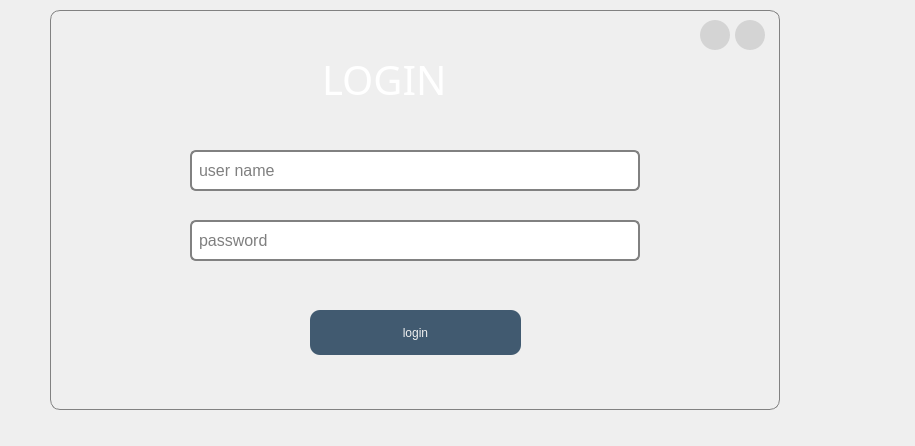
<?xml version="1.0" encoding="UTF-8"?>
<ui version="4.0">
 <class>MainWindow</class>
 <widget class="QMainWindow" name="MainWindow">
  <property name="geometry">
   <rect>
    <x>0</x>
    <y>0</y>
    <width>915</width>
    <height>446</height>
   </rect>
  </property>
  <property name="font">
   <font>
    <pointsize>8</pointsize>
    <weight>50</weight>
    <bold>false</bold>
   </font>
  </property>
  <property name="windowTitle">
   <string>MainWindow</string>
  </property>
  <property name="layoutDirection">
   <enum>Qt::RightToLeft</enum>
  </property>
  <widget class="QWidget" name="form">
   <widget class="QGroupBox" name="groupBox">
    <property name="geometry">
     <rect>
      <x>50</x>
      <y>10</y>
      <width>730</width>
      <height>400</height>
     </rect>
    </property>
    <property name="styleSheet">
     <string notr="true">

QGroupBox {
	/*
	background-image: url(D:/CODE/ManageStudent/UI/BG/BG.jpg);
    background-repeat: no-repeat;
    background-position: center;
    background-origin: content;
    background-clip: border;
	*/
	background: qlineargradient(
        x1: 0, y1: 0, 
        x2: 0, y2: 1, 
        stop: 0 #a2d2ff,    /* màu trên cùng */
        stop: 1 #cdb4db    /* màu dưới cùng */
    );
	
	border: 1px solid rgb(129, 129, 129);
	
	border-radius:10px;
}</string>
    </property>
    <property name="title">
     <string/>
    </property>
    <property name="alignment">
     <set>Qt::AlignCenter</set>
    </property>
    <property name="flat">
     <bool>false</bool>
    </property>
    <widget class="QLineEdit" name="password">
     <property name="geometry">
      <rect>
       <x>140</x>
       <y>210</y>
       <width>450</width>
       <height>41</height>
      </rect>
     </property>
     <property name="styleSheet">
      <string notr="true">#password {
    background-color: rgba(255, 255, 255, 255); /* màu trắng, không trong suốt */
    color: black;
    border: 2px solid rgb(129, 129, 129);
	padding: 4px 5px;
	border-radius:6px;

	color: black;  /* màu placeholder */
	font-size: 16px;
}

#password::hover {
    background-color:rgb(231, 231, 231) /* màu trắng, không trong suốt */

}
</string>
     </property>
     <property name="alignment">
      <set>Qt::AlignLeading|Qt::AlignLeft|Qt::AlignVCenter</set>
     </property>
     <property name="placeholderText">
      <string>password</string>
     </property>
    </widget>
    <widget class="QPushButton" name="loginBtn">
     <property name="geometry">
      <rect>
       <x>260</x>
       <y>300</y>
       <width>211</width>
       <height>45</height>
      </rect>
     </property>
     <property name="layoutDirection">
      <enum>Qt::RightToLeft</enum>
     </property>
     <property name="styleSheet">
      <string notr="true">#loginBtn {
	font: 81 14pt &quot;Rockwell Extra Bold&quot;;
	background-color: rgba(65, 90, 112, 255);
	border-radius: 10px;
	color: rgb(240, 240, 240);
}

#loginBtn::hover{
	font-size:16pt;
	background-color: rgb(9, 145, 0);
	border-radius: 10px;
	color: #fff;
}</string>
     </property>
     <property name="text">
      <string>login</string>
     </property>
     <property name="autoDefault">
      <bool>false</bool>
     </property>
    </widget>
    <widget class="QLineEdit" name="userName">
     <property name="enabled">
      <bool>true</bool>
     </property>
     <property name="geometry">
      <rect>
       <x>140</x>
       <y>140</y>
       <width>450</width>
       <height>41</height>
      </rect>
     </property>
     <property name="styleSheet">
      <string notr="true">#userName {
    background-color: rgba(255, 255, 255, 255); /* màu trắng, không trong suốt */
    color: black;
    border: 2px solid rgb(129, 129, 129);
	padding: 4px 5px;
	border-radius:6px;

	color: black;  /* màu placeholder */
    font-size: 16px;
}

#userName::hover {
    background-color:rgb(231, 231, 231) /* màu trắng, không trong suốt */

}

</string>
     </property>
     <property name="alignment">
      <set>Qt::AlignLeading|Qt::AlignLeft|Qt::AlignVCenter</set>
     </property>
     <property name="placeholderText">
      <string>user name</string>
     </property>
     <property name="clearButtonEnabled">
      <bool>false</bool>
     </property>
    </widget>
    <widget class="QPushButton" name="closeBtn">
     <property name="geometry">
      <rect>
       <x>685</x>
       <y>10</y>
       <width>30</width>
       <height>30</height>
      </rect>
     </property>
     <property name="layoutDirection">
      <enum>Qt::RightToLeft</enum>
     </property>
     <property name="styleSheet">
      <string notr="true">#closeBtn{
	border-radius:15px;
	border:none;
	background-color:rgb(212, 212, 212)
}

#closeBtn::hover{
	background-color:rgb(255, 62, 65);
}


</string>
     </property>
     <property name="text">
      <string/>
     </property>
     <property name="icon">
      <iconset>
       <normaloff>../icons/close-outline.svg</normaloff>../icons/close-outline.svg</iconset>
     </property>
     <property name="iconSize">
      <size>
       <width>25</width>
       <height>25</height>
      </size>
     </property>
    </widget>
    <widget class="QLabel" name="label">
     <property name="enabled">
      <bool>true</bool>
     </property>
     <property name="geometry">
      <rect>
       <x>272</x>
       <y>40</y>
       <width>186</width>
       <height>58</height>
      </rect>
     </property>
     <property name="font">
      <font>
       <family>Rockwell Extra Bold</family>
       <pointsize>30</pointsize>
       <weight>10</weight>
       <italic>false</italic>
       <bold>false</bold>
      </font>
     </property>
     <property name="mouseTracking">
      <bool>false</bool>
     </property>
     <property name="styleSheet">
      <string notr="true">#label{
	/* color: rgb(58, 58, 58) */
	color: #fff;
	
	font: 81 30pt &quot;Rockwell Extra Bold&quot;;
}
</string>
     </property>
     <property name="text">
      <string>LOGIN</string>
     </property>
     <property name="scaledContents">
      <bool>false</bool>
     </property>
    </widget>
    <widget class="QPushButton" name="hiddenBtn">
     <property name="geometry">
      <rect>
       <x>650</x>
       <y>10</y>
       <width>30</width>
       <height>30</height>
      </rect>
     </property>
     <property name="styleSheet">
      <string notr="true">#hiddenBtn{
	border-radius:15px;
	border:none;
	background-color:rgb(212, 212, 212)
}

#hiddenBtn::hover{
	background-color:rgb(138, 138, 138);
}


</string>
     </property>
     <property name="text">
      <string/>
     </property>
     <property name="icon">
      <iconset>
       <normaloff>../icons/remove-outline.svg</normaloff>../icons/remove-outline.svg</iconset>
     </property>
     <property name="iconSize">
      <size>
       <width>25</width>
       <height>25</height>
      </size>
     </property>
    </widget>
   </widget>
  </widget>
 </widget>
 <resources/>
 <connections/>
</ui>
